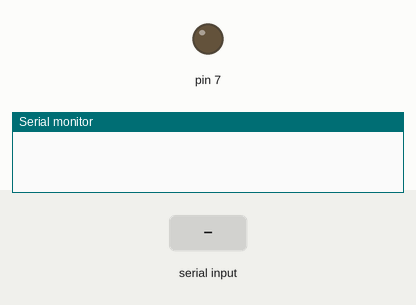
The sketch below on a simulated Arduino Uno, built with avr-gcc and run on an emulated ATmega328P. On the bench: output pins drawn as LEDs (lit = HIGH), the last lines printed to the serial monitor. Inputs (shaded band) come from the test bench.

Above: at 1.2 s.
1.3 s: "1" received over Serial
At 2.5 s:
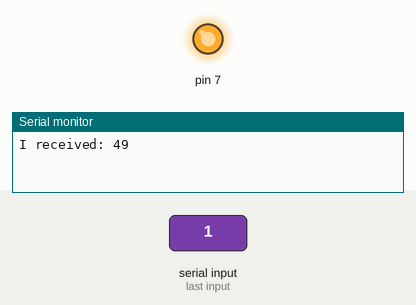
2.8 s: "2" received over Serial
At 3.8 s:
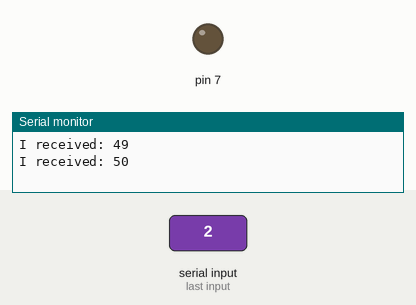
Timing chart, 0 to 5.8 s (numbered marks = the images above; inputs shaded):
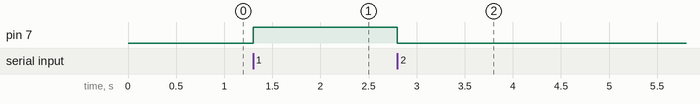

Measured:
- after the input at 1.3 s, pin 7: LOW → HIGH at once
- after the input at 2.8 s, pin 7: HIGH → LOW at once

The sketch:

Arduino_code.ino
```cpp
int incomingByte = 0;   // for incoming serial data

void setup() {
        Serial.begin(19200);
        pinMode(7, OUTPUT);
}

void loop() {

        // send data only when you receive data:
        if (Serial.available() > 0) {
                // read the incoming byte:
                incomingByte = Serial.read();

                // say what you got:
                Serial.print("I received: ");
                Serial.println(incomingByte, DEC);
                if(incomingByte==49)
                {digitalWrite(7,HIGH);

                }
                else if(incomingByte==50)
                {digitalWrite(7,LOW);

                }
}
}
```
